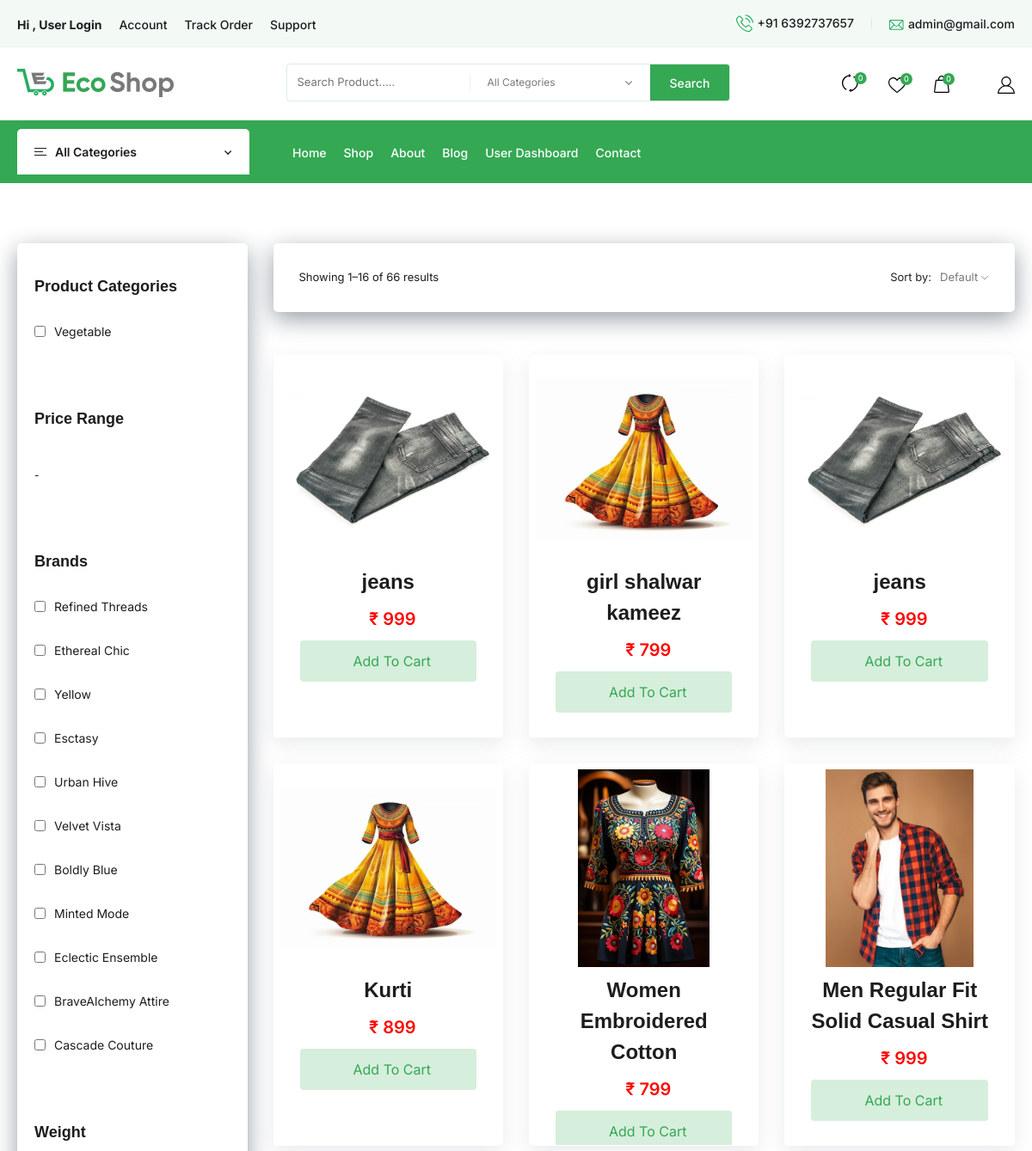
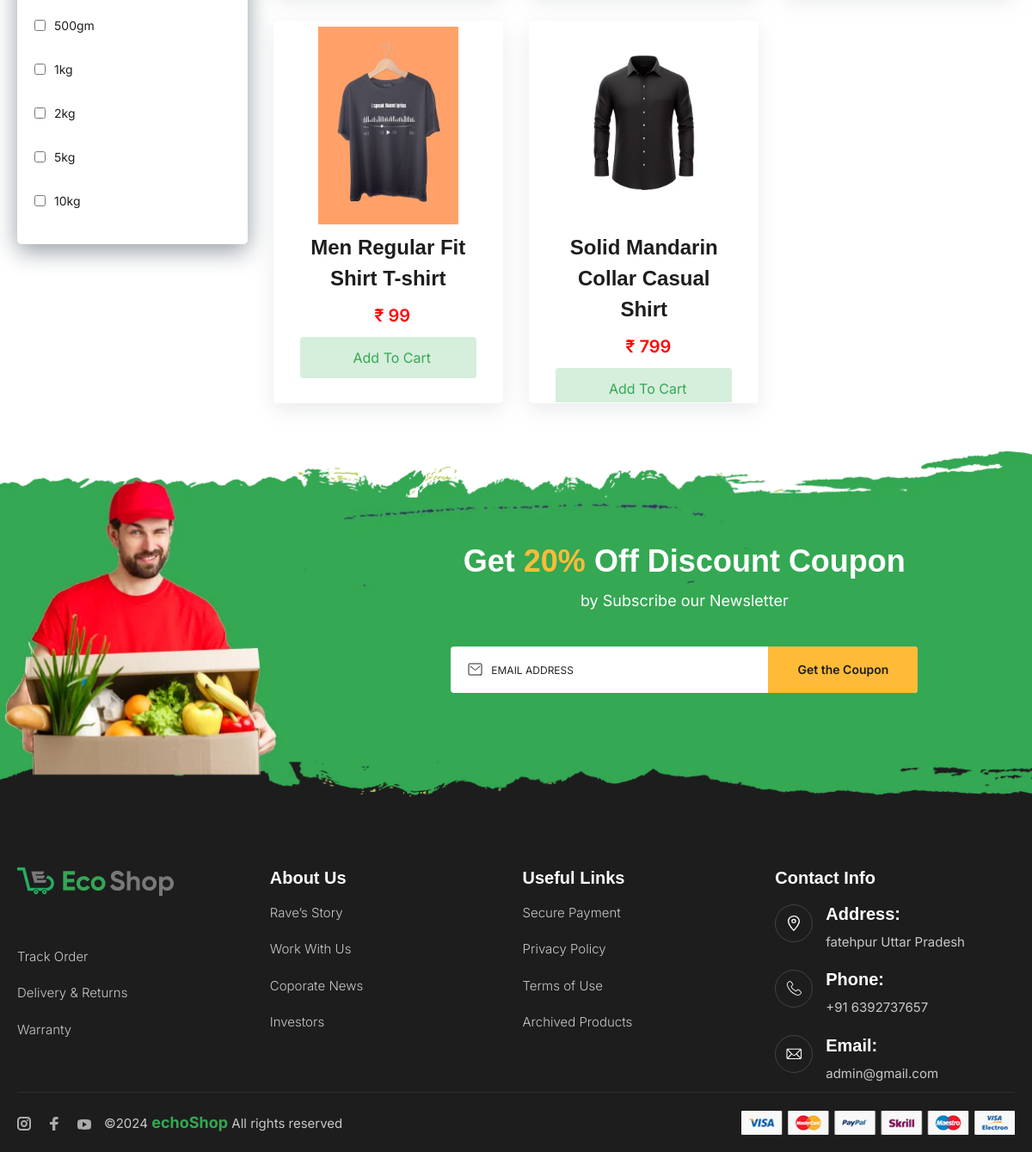
/category.php?id=2, run on the app's committed database (2 pictures, top to bottom).
### tables this page shows
CREATE TABLE `product` (
  `id` int(11) NOT NULL,
  `productCode` varchar(255) NOT NULL,
  `productName` varchar(255) NOT NULL,
  `productTitle` varchar(255) NOT NULL,
  `productSlug` varchar(255) NOT NULL,
  `productPrice` int(11) NOT NULL,
  `productStock` int(11) NOT NULL,
  `category` varchar(255) NOT NULL,
  `subcategory` varchar(255) NOT NULL,
  `featuredPhoto` varchar(255) NOT NULL,
  `variationPhoto` varchar(255) NOT NULL,
  `description` text NOT NULL,
  `productStatus` int(11) NOT NULL DEFAULT 1
);

### category.php (the view, shortened to what the rows shown need)
<?php
include "class.php";
include "header.php" ;
    if(isset($_REQUEST['id'])){
        $res= $db->getProductsByCategory($_REQUEST['id']);
    }else{
    }
?>
    <section class="product product-sidebar footer-padding">
        <div class="container">
            <div class="row g-5">
                <div class="col-lg-9">
                    <div class="product-sidebar-section" data-aos="fade-up">
                        <div class="row g-5">
                            <?php
                                while($row=mysqli_fetch_assoc($res)){
                                    ?>
                                           <div class="col-xl-4 col-sm-6">
                                <div class="product-wrapper" data-aos="fade-up">
                                    <div class="product-img">
                                        <a href="product-info.php?id=<?php echo $row['id']; ?>"><img src="admin/<?php echo $row['featuredPhoto'];?>"
                                            alt="product-img" style="height: 230px !important; width : 250px !important;"></a>
                                    </div>
                                    <div class="product-info">
                                        <div class="product-description">
                                            <a href="product-info.php" class="product-details"><?php echo $row['productName'];?>
                                            </a>
                                            <div class="price">
                                                <span class="new-price">₹ <?php echo $row['productPrice'];?></span>
                                            </div>
                                        </div>
                                        <div class="product-cart-btn">
                                            <form method="post" action="function.php">
                                            <button type="submit" name="btnaddcart" class="product-btn">
                                         Add To Cart
                                        </button>
                                    </form>
                                        </div>
                                    </div>
                                </div>
                            </div>
                                    <?php
                                }
                            ?>
                        </div>
                    </div>
                </div>
            </div>
        </div>
    </section>
    <?php include("footer.php");  ?>

### header.php (shortened to what the rows shown need)
<!doctype html>
<html lang="en">
<head>
    <link rel="stylesheet" href="css/swiper10-bundle.min.css">
    <link rel="stylesheet" href="css/bootstrap-5.3.2.min.css">
    <link rel="stylesheet" href="css/nouislider.min.css">
    <link rel="stylesheet" href="css/aos-3.0.0.css">
    <link rel="stylesheet" href="css/style.css">
    <link rel="stylesheet" href="https://cdnjs.cloudflare.com/ajax/libs/font-awesome/6.5.1/css/all.min.css" />
</head>
<body>
    <header id="header" class="header">
        <div class="header-top-section">
            <div class="container">
                <div class="header-top">
                    <div class="header-contact d-none d-lg-block">
                        <div class="header-top-contact">
                            <a href="#" class="top-contact phone">
                                <span>
                                </span>
                                <?php $res = $db ->viewAdminDetails();
                                $row = mysqli_fetch_assoc($res);
                                 ?>
                                <span class="contact-text">+91 <?php echo $row['contact']; ?></span>
                            </a>
                            <a href="#" class="top-contact email">
                                <span>
                                </span>
                                <span class="contact-text"> <?php echo $row['email']; ?></span>
                            </a>
                        </div>
                    </div>
                </div>
            </div>
        </div>
        <div class="header-center-section d-none d-lg-flex">
            <div class="container">
                <div class="header-center">
                    <div class="logo">
                        <a href="index.php">
                            <img src="admin/<?php echo $row['logo']; ?>" alt="logo">
                        </a>
                    </div>
                </div>
            </div>
        </div>
    </header>

### footer.php (shortened to what the rows shown need)
<section class="product footer">
        <div class="footer-center">
            <div class="container">
                <div class="footer-center-section">
                    <div class="row gy-5">
                        <div class="col-lg-3 col-sm-6">
                            <div class="footer-order">
                            <?php $res = $db ->viewAdminDetails();
                                $row = mysqli_fetch_assoc($res);
                                 ?>
                                <div class="logo">
                                    <img src="admin/<?php echo $row['logo']; ?>" alt="logo">
                                </div>
                            </div>
                        </div>
                        <div class="col-lg-3 col-sm-6">
                            <div class="contact-info">
                                <div class="footer-link contact-link">
                                    <div class="address">
                                        <div class="details">
                                            <h4 class="footer-heading">Address:</h4>
                                            <p><?php echo $row['address']; ?></p>
                                        </div>
                                    </div>
                                    <div class="phone address">
                                        <div class="details">
                                            <h4 class="footer-heading">Phone:</h4>
                                            <p>+91 <?php echo $row['contact']; ?></p>
                                        </div>
                                    </div>
                                    <div class="email address">
                                        <div class="details">
                                            <h4 class="footer-heading">Email:</h4>
                                            <p><?php echo $row['email']; ?></p>
                                        </div>
                                    </div>
                                </div>
                            </div>
                        </div>
                    </div>
                </div>
            </div>
        </div>
    </section>
    </body>
</html>

### data on the page
product: featuredPhoto (picture), productName "jeans", productPrice "999"
product: featuredPhoto (picture), productName "girl shalwar kameez", productPrice "799"
product: featuredPhoto (picture), productName "jeans", productPrice "999"
product: featuredPhoto (picture), productName "Kurti", productPrice "899"
product: featuredPhoto (picture), productName "Women Embroidered Cotton", productPrice "799"
product: featuredPhoto (picture), productName "Men Regular Fit Solid Casual Shirt", productPrice "999"
product: featuredPhoto (picture), productName "Men Regular Fit Shirt T-shirt", productPrice "99"
product: featuredPhoto (picture), productName "Solid Mandarin Collar Casual Shirt", productPrice "799"

### other printed values
$row['contact'] "6392737657"
$row['email'] "admin@gmail.com"
$row['address'] "fatehpur Uttar Pradesh"
